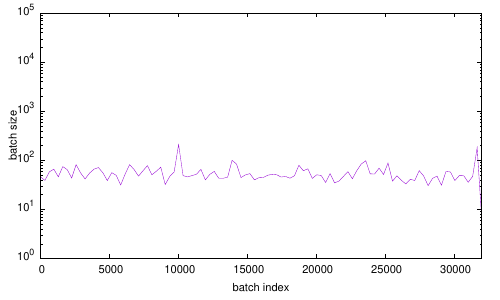

Generate this figure with gnuplot:
set terminal pdf enhanced color font "Helvetica,8" #size 6,8 

set style line 1 lc rgb "#0060ad" lt 1 lw 2 pt 2 ps 1
set style line 2 lc rgb "#0060ad" lt 1 lw 2 pt 2 ps 1 dashtype 2
set style line 3 lc rgb "#00796B" lt 1 lw 2 pt 2 ps 1
set style line 4 lc rgb "#00796B" lt 1 lw 2 pt 2 ps 1 dashtype 2
set style line 5 lc rgb "#8BC34A" lt 1 lw 2 pt 2 ps 1
set style line 6 lc rgb "#8BC34A" lt 1 lw 2 pt 2 ps 1 dashtype 2
set style line 7 lc rgb "#F4511E" lt 1 lw 2 pt 2 ps 1
set style line 8 lc rgb "#F4511E" lt 1 lw 2 pt 2 ps 1 dashtype 2
set style line 9 lc rgb "#F88967" lt 1 lw 2 pt 2 ps 1
set style line 10 lc rgb "#F88967" lt 1 lw 2 pt 2 ps 1 dashtype 2
set style line 11 lc rgb "#BC3409" lt 1 lw 2 pt 2 ps 1
set style line 12 lc rgb "#BC3409" lt 1 lw 2 pt 2 ps 1 dashtype 2
set style line 13 lc rgb "#BC08A7" lt 1 lw 2 pt 2 ps 1 dashtype 3

set logscale y 10
set format y "10^{%L}"
# set yrange [0.001:2]
  
set xrange [0:32000]

# set samples 20000 

set output "edges.pdf"

# set multiplot layout 4,1 rowsfirst
set xlabel "batch index"
set ylabel "batch size"

# set title "Triangles graph edge batch size distribution"
plot "edge_plot.csv" using 1:2 smooth bezier notitle 

